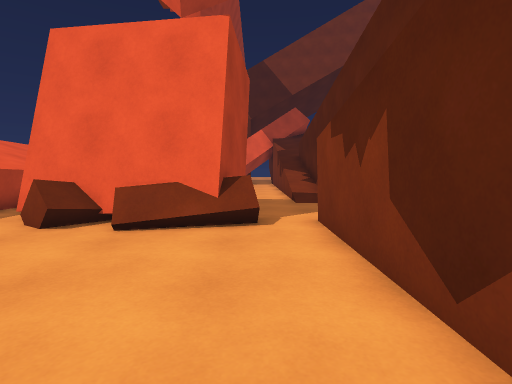
View 1 (above)

17 first-person views from a walk through a 3-D level made in the Unity game engine. The camera is 1.2 m above the floor, tilts 4° down and sees 80° across. The floor is counted in squares, 1 m on a side. Each view is taken from the middle of a square. On the plan, view 1 faces up. The plan holds only what a view shows up to about 13 squares ahead; the rest is blank. The place goes on beyond the plan.

View 2
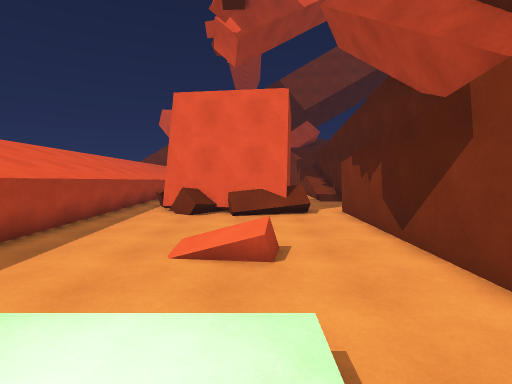

View 3
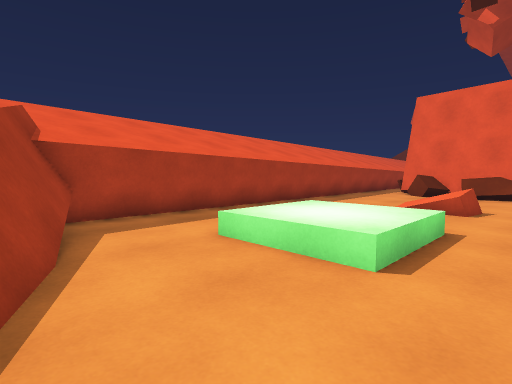

View 4
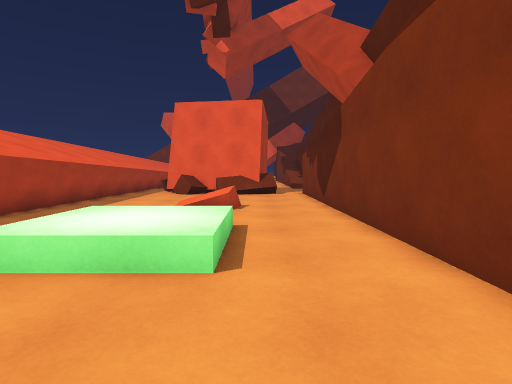

View 5
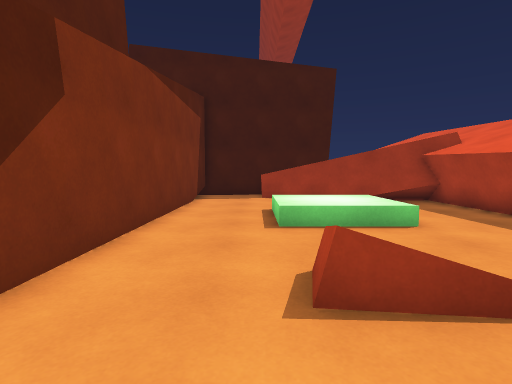

View 6
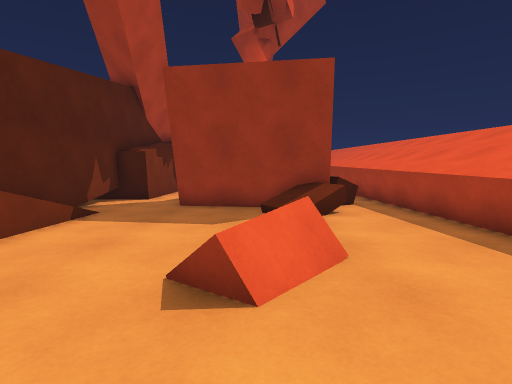

View 7
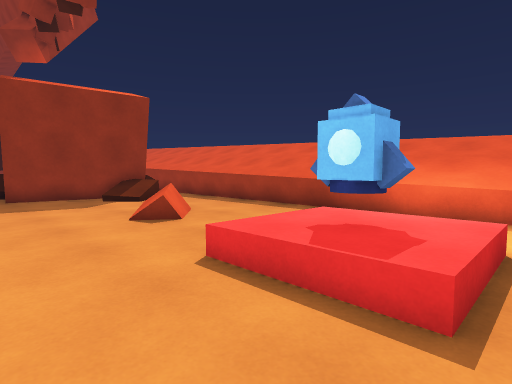

View 8
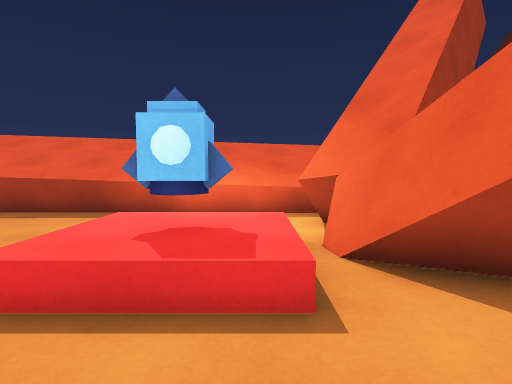

View 9
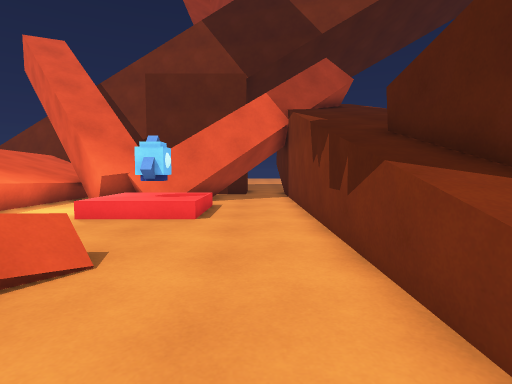

View 10
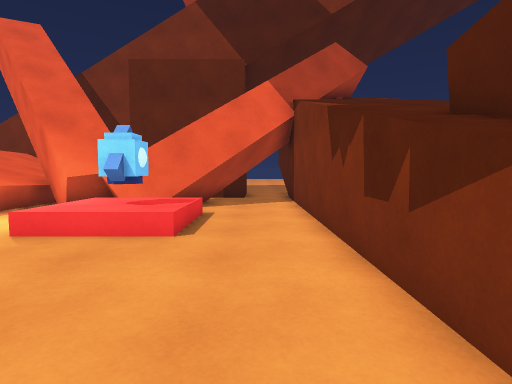

View 11
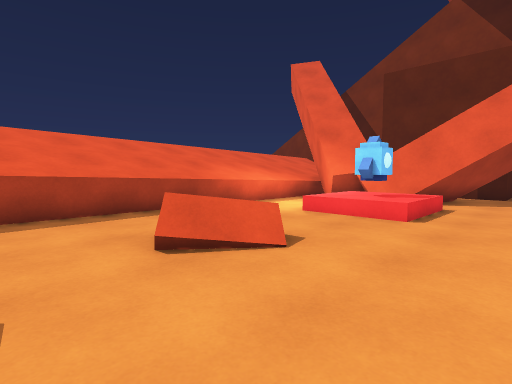

View 12
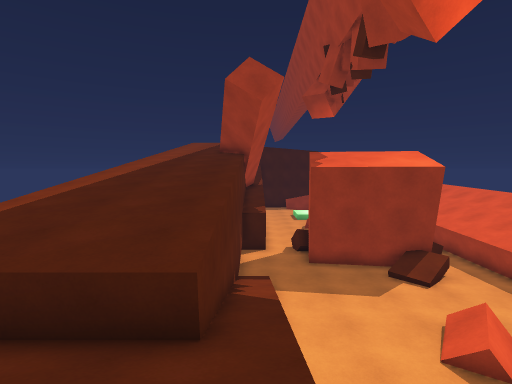

View 13
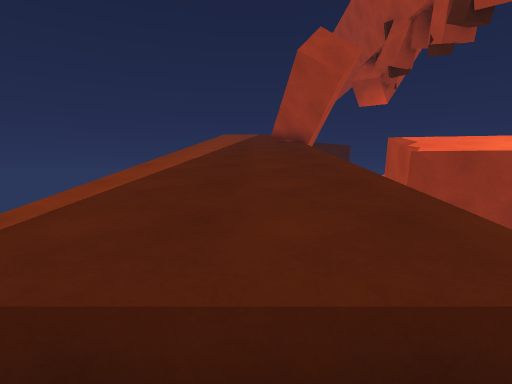

View 14
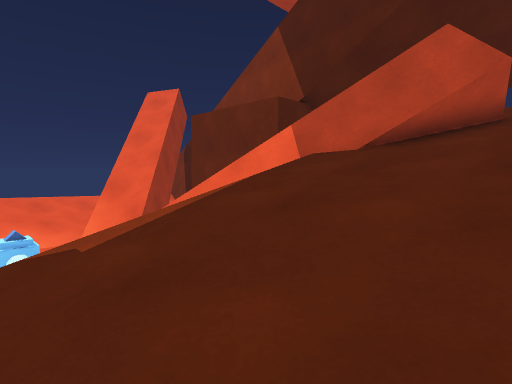

View 15
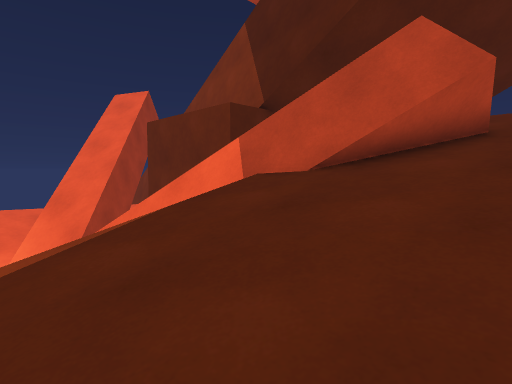

View 16
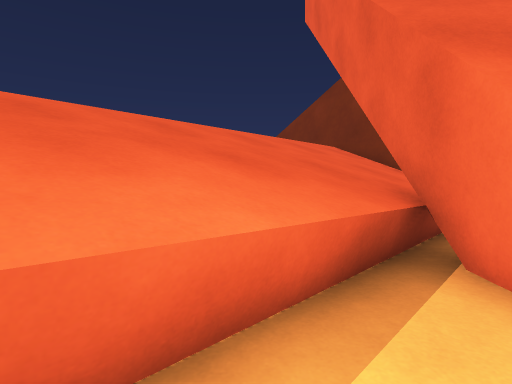

View 17
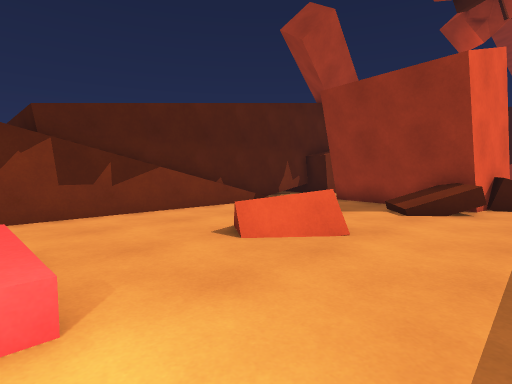

### Floor plan
Key: @ floor where view 1 was taken; # wall or solid block; . main floor; : floor 0.5 m higher than the main floor; / step, stairs or slope; = window, fence, low wall or low ledge; ^ raised ledge; B block; C cube; R rocket; O other object.
Columns run from 10 left of view 1 to 8 right of it. Each row starts with its distance up from view 1.
 28 ^^^      ##.#=///
 27 ^^#     ###./////
 26 ^^^#    ##../////
 25 ^^^######.../////
 24 ^^^.#^=/..../////
 23 ^^^...:R:.../////
 22 ^^^...:R:.../////
 21 ^^^...:R:.../////
 20 ^^^.........////
 19 ^^^........./^^^^^
 18 ^^^........./^^^^^^
 17 ^^^....O..../^^^^^^
 16 ^^^...BO..../#  ###
 15 ^^^........./#
 14  ^^........./#
 13  ^^........./#
 12  ^^..=O...../#
 11  ^^..=#......#
 10  ^^..#####...#
  9  ^^CC#####...#
  8  ^^.######...#
  7  ^^..B####B.##
  6  ^^.........#
  5  ^^.........#
  4   ^.........#
  3   ^.........#
  2   ^.........#
  1   ^..../B...#
  0   ^.......@.#
 -1   ^.........#
 -2   ^.........#
 -3   ^...:::...#
 -4   ^...:::...#
 -5   ^...:::...#
 -6   #.........#
 -7   ##........#
 -8   ####......#
 -9     ####=...#

Positions as (right, up) in squares from view 1, and headings:
1: (0, 0), facing up
2: (-2, -5), facing up
3: (0, -9), facing up-left
4: (-1, -9), facing up
5: (-1, 4), facing down
6: (-3, 20), facing down
7: (1, 24), facing down-left
8: (1, 23), facing left
9: (0, 13), facing up
10: (0, 15), facing up
11: (1, 13), facing up-left
12: (2, 23), facing down
13: (5, 21), facing down
14: (6, 21), facing up-left
15: (6, 23), facing up-left
16: (-6, 21), facing up-left
17: (-7, 21), facing down-right
